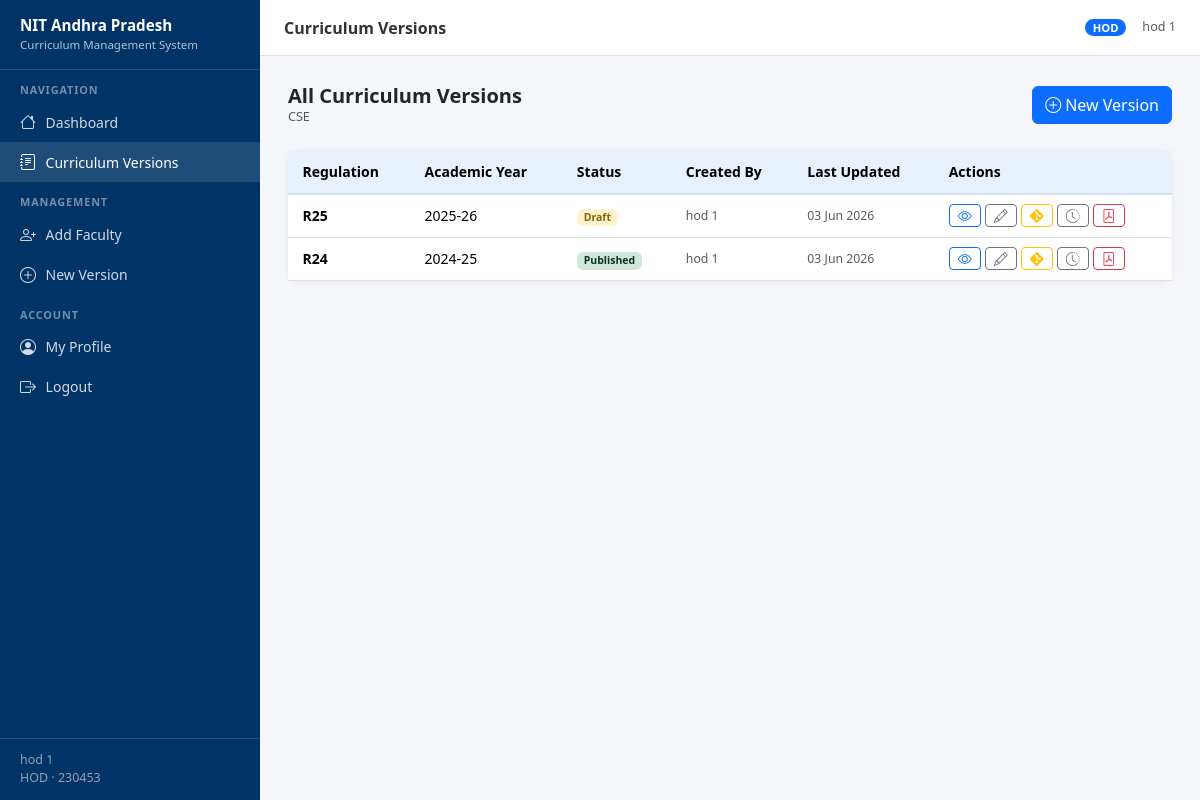
The app's page /curriculum/ (signed in) with its own data.
### accounts/models.py (models this page shows, shortened)
class Profile(models.Model):
    ROLE_ADMIN = 'ADMIN'
    ROLE_HOD = 'HOD'
    ROLE_FACULTY = 'FACULTY'
    ROLE_CHOICES = [
        (ROLE_ADMIN, 'Admin'),
        (ROLE_HOD, 'HOD'),
        (ROLE_FACULTY, 'Faculty'),
    ]
    user = models.OneToOneField(User, on_delete=models.CASCADE, related_name='profile')
    role = models.CharField(max_length=20, choices=ROLE_CHOICES)
    department = models.ForeignKey(
        Department,
        on_delete=models.SET_NULL,
        null=True,
        blank=True,
        related_name='profiles'
    )
    employee_id = models.CharField(max_length=50, blank=True)
    phone = models.CharField(max_length=20, blank=True)
    created_at = models.DateTimeField(auto_now_add=True)
    class Meta:
        ordering = ['user__last_name', 'user__first_name']
    @property
    def is_admin(self):
        return self.role == self.ROLE_ADMIN
    @property
    def is_hod(self):
        return self.role == self.ROLE_HOD
    @property
    def display_name(self):
        full = self.user.get_full_name()
        return full if full.strip() else self.user.username

class Department(models.Model):
    name = models.CharField(max_length=200)
    code = models.CharField(max_length=20, unique=True)
    degree = models.CharField(max_length=100, default='B.Tech')
    created_at = models.DateTimeField(auto_now_add=True)
    updated_at = models.DateTimeField(auto_now=True)
    class Meta:
        ordering = ['name']

### curriculum/models.py (models this page shows, shortened)
class CurriculumVersion(models.Model):
    STATUS_DRAFT = 'DRAFT'
    STATUS_PUBLISHED = 'PUBLISHED'
    STATUS_ARCHIVED = 'ARCHIVED'
    STATUS_CHOICES = [
        (STATUS_DRAFT, 'Draft'),
        (STATUS_PUBLISHED, 'Published'),
        (STATUS_ARCHIVED, 'Archived'),
    ]
    department = models.ForeignKey(Department, on_delete=models.CASCADE, related_name='curriculum_versions')
    regulation = models.CharField(max_length=20, help_text="e.g. R20, R24, R28")
    academic_year = models.CharField(max_length=20, help_text="e.g. 2024-25")
    status = models.CharField(max_length=20, choices=STATUS_CHOICES, default=STATUS_DRAFT)
    institute_name = models.CharField(max_length=300, default="National Institute of Technology Andhra Pradesh")
    institute_vision = models.TextField(blank=True)
    institute_mission = models.JSONField(default=list, help_text="List of mission statement strings")
    dept_vision = models.TextField(blank=True)
    dept_mission = models.JSONField(default=list, help_text="List of mission statement strings")
    ga_intro = models.TextField(
        blank=True,
        default="The Graduate Attributes are the knowledge skills and attitudes which the students have at "
                "the time of graduation. These attributes are generic and are common to all engineering programs. "
                "These Graduate Attributes are identified by National Board of Accreditation."
    )
    created_by = models.ForeignKey(User, on_delete=models.SET_NULL, null=True, related_name='created_versions')
    created_at = models.DateTimeField(auto_now_add=True)
    updated_at = models.DateTimeField(auto_now=True)
    class Meta:
        ordering = ['-created_at']
        unique_together = [('department', 'regulation')]
        verbose_name = 'Curriculum Version'

### curriculum/views.py (the view)
    @login_required
    def wrapper(request, *args, **kwargs):
        profile = get_profile(request)
        if not profile or not profile.department:
            return HttpResponseForbidden("No department assigned.")
        return view_func(request, *args, **kwargs)

### curriculum/views.py (called while the page is built)
def get_profile(request):
    try:
        return request.user.profile
    except Profile.DoesNotExist:
        return None

def dept_required(view_func):
    @login_required
    def wrapper(request, *args, **kwargs):
        profile = get_profile(request)
        if not profile or not profile.department:
            return HttpResponseForbidden("No department assigned.")
        return view_func(request, *args, **kwargs)
    return wrapper

@dept_required
def version_list(request):
    profile = get_profile(request)
    if profile.is_admin:
        versions = CurriculumVersion.objects.select_related('department').order_by('department', '-created_at')
    else:
        versions = CurriculumVersion.objects.filter(
            department=profile.department
        ).order_by('-created_at')
    return render(request, 'curriculum/version_list.html', {'versions': versions, 'profile': profile})

### templates/curriculum/version_list.html (shortened to what this page needs)
{% extends "base.html" %}
{% block page_title %}Curriculum Versions{% endblock %}
{% block nav_curriculum %}active{% endblock %}
{% block content %}
<div class="d-flex justify-content-between align-items-center mb-4">
  <div>
    <h5 class="mb-0 fw-semibold">All Curriculum Versions</h5>
    <div class="text-muted small">
      {% if profile.is_admin %}All departments{% else %}{{ profile.department.name }}{% endif %}
    </div>
  </div>
  {% if profile.is_hod or profile.is_admin %}
  <a href="{% url 'curriculum:version_create' %}" class="btn btn-primary">
    <i class="bi bi-plus-circle me-1"></i>New Version
  </a>
  {% endif %}
</div>
{% if profile.is_admin %}
  {% regroup versions by department as dept_versions %}
  {% for dept_group in dept_versions %}
  <div class="card table-card mb-4">
    <div class="card-header">
      <i class="bi bi-building me-2"></i>
      <strong>{{ dept_group.grouper.name }}</strong>
      <span class="badge bg-secondary ms-2">{{ dept_group.grouper.code }}</span>
    </div>
    <div class="card-body p-0">
      {% include "curriculum/_version_table.html" with versions=dept_group.list %}
    </div>
  </div>
  {% empty %}
  <div class="card"><div class="card-body text-center text-muted py-5">No curriculum versions found.</div></div>
  {% endfor %}
{% else %}
  <div class="card table-card">
    <div class="card-body p-0">
      {% include "curriculum/_version_table.html" with versions=versions %}
    </div>
  </div>
{% endif %}
{% endblock %}

### templates/base.html (shortened to what this page needs)
<!DOCTYPE html>
<html lang="en">
<head>
  <link href="https://cdn.jsdelivr.net/npm/bootstrap@5.3.3/dist/css/bootstrap.min.css" rel="stylesheet" />
  <link href="https://cdn.jsdelivr.net/npm/bootstrap-icons@1.11.3/font/bootstrap-icons.min.css" rel="stylesheet" />
</head>
<body>
<nav id="sidebar">
  <div class="brand">
    <div class="brand-title">NIT Andhra Pradesh</div>
    <div class="brand-sub">Curriculum Management System</div>
  </div>
  {% if user.is_authenticated %}
    {% with profile=user.profile %}
    <div class="nav-section-label">Navigation</div>
    <a href="{% url 'accounts:dashboard' %}" class="nav-link {% block nav_dashboard %}{% endblock %}">
      <i class="bi bi-house"></i> Dashboard
    </a>
    <a href="{% url 'curriculum:version_list' %}" class="nav-link {% block nav_curriculum %}{% endblock %}">
      <i class="bi bi-journal-text"></i> Curriculum Versions
    </a>
    {% if profile.is_admin or profile.is_hod %}
    <div class="nav-section-label">Management</div>
      {% if profile.is_hod %}
      <a href="{% url 'accounts:create_faculty' %}" class="nav-link">
        <i class="bi bi-person-plus"></i> Add Faculty
      </a>
      <a href="{% url 'curriculum:version_create' %}" class="nav-link">
        <i class="bi bi-plus-circle"></i> New Version
      </a>
      {% endif %}
    {% endif %}
    <div class="nav-section-label">Account</div>
    <a href="{% url 'accounts:edit_profile' %}" class="nav-link">
      <i class="bi bi-person-circle"></i> My Profile
    </a>
    <a href="{% url 'accounts:logout' %}" class="nav-link">
      <i class="bi bi-box-arrow-right"></i> Logout
    </a>
    <div class="sidebar-footer">
      <div>{{ profile.display_name }}</div>
      <div>{{ profile.get_role_display }}
        {% if profile.department %}· {{ profile.department.code }}{% endif %}
      </div>
    </div>
    {% endwith %}
  {% endif %}
</nav>
<div id="topbar">
  <span class="page-title">{% block page_title %}Dashboard{% endblock %}</span>
  {% if user.is_authenticated %}
    {% with profile=user.profile %}
    {% if profile.is_admin %}
      <span class="badge badge-role bg-danger">ADMIN</span>
    {% elif profile.is_hod %}
      <span class="badge badge-role bg-primary">HOD</span>
    {% else %}
      <span class="badge badge-role bg-secondary">FACULTY</span>
    {% endif %}
    <span class="text-muted small d-none d-sm-inline">{{ user.get_full_name|default:user.username }}</span>
    {% endwith %}
  {% endif %}
</div>
<div id="main-content">
  {% block content %}{% endblock %}
</div>
</body>
</html>

### templates/curriculum/_version_table.html (shortened to what this page needs)
{% load tz %}
<div class="table-responsive">
  <table class="table table-hover mb-0">
    <thead>
      <tr>
        <th>Regulation</th>
        <th>Academic Year</th>
        <th>Status</th>
        <th>Created By</th>
        <th>Last Updated</th>
        <th>Actions</th>
      </tr>
    </thead>
    <tbody>
      {% for v in versions %}
      <tr>
        <td><strong>{{ v.regulation }}</strong></td>
        <td>{{ v.academic_year }}</td>
        <td>
          <span class="badge badge-{{ v.status|lower }}">{{ v.get_status_display }}</span>
        </td>
        <td class="text-muted small">{{ v.created_by.get_full_name|default:v.created_by.username|default:"—" }}</td>
        <td class="text-muted small">{{ v.updated_at|date:"d M Y" }}</td>
        <td>
          <div class="d-flex gap-1 flex-wrap">
            <a href="{% url 'curriculum:version_detail' v.pk %}"
               class="btn btn-sm btn-outline-primary py-0 px-2" title="View">
              <i class="bi bi-eye"></i>
            </a>
            {% if request.user.profile.is_hod or request.user.profile.is_admin %}
            <a href="{% url 'curriculum:version_edit' v.pk %}"
               class="btn btn-sm btn-outline-secondary py-0 px-2" title="Edit">
              <i class="bi bi-pencil"></i>
            </a>
            <a href="{% url 'curriculum:change_requests' v.pk %}"
               class="btn btn-sm btn-outline-warning py-0 px-2" title="Change Requests">
              <i class="bi bi-git"></i>
            </a>
            <a href="{% url 'curriculum:audit_log' v.pk %}"
               class="btn btn-sm btn-outline-secondary py-0 px-2" title="Audit Log">
              <i class="bi bi-clock-history"></i>
            </a>
            <a href="{% url 'pdf_generator:pdf_preview' v.pk %}"
               class="btn btn-sm btn-outline-danger py-0 px-2" title="PDF">
              <i class="bi bi-file-pdf"></i>
            </a>
            {% endif %}
          </div>
        </td>
      </tr>
      {% endfor %}
    </tbody>
  </table>
</div>

### templates/base.html (style rules this page uses)
:root { --sidebar-width: 260px; --topbar-height: 56px; --primary: #003366; --primary-light: #e8f0fb; --accent: #c8102e; --text-muted-custom: #6c757d; }
body { background: #f4f6f9; font-family: 'Segoe UI', sans-serif; font-size: 0.9rem; }
#sidebar { position: fixed; top: 0; left: 0; width: var(--sidebar-width); height: 100vh; background: var(--primary); display: flex; flex-direction: column; z-index: 1040; transition: transform 0.3s ease; overflow-y: auto; }
#sidebar .brand { padding: 1rem 1.25rem; border-bottom: 1px solid rgba(255,255,255,0.15); color: #fff; }
#sidebar .brand-title { font-size: 0.95rem; font-weight: 700; line-height: 1.3; }
#sidebar .brand-sub { font-size: 0.72rem; opacity: 0.7; }
#sidebar .nav-section-label { padding: 0.75rem 1.25rem 0.25rem; font-size: 0.68rem; font-weight: 700; text-transform: uppercase; letter-spacing: 0.08em; color: rgba(255,255,255,0.45); }
#sidebar .nav-link { padding: 0.5rem 1.25rem; color: rgba(255,255,255,0.82); border-radius: 0; display: flex; align-items: center; gap: 0.6rem; font-size: 0.875rem; transition: background 0.15s; }
#sidebar .nav-link:hover, #sidebar .nav-link.active { background: rgba(255,255,255,0.12); color: #fff; }
#sidebar .nav-link .bi { font-size: 1rem; flex-shrink: 0; }
#sidebar .sidebar-footer { margin-top: auto; padding: 0.75rem 1.25rem; border-top: 1px solid rgba(255,255,255,0.15); font-size: 0.78rem; color: rgba(255,255,255,0.55); }
#topbar { position: fixed; top: 0; left: var(--sidebar-width); right: 0; height: var(--topbar-height); background: #fff; border-bottom: 1px solid #e0e0e0; display: flex; align-items: center; padding: 0 1.5rem; z-index: 1030; gap: 1rem; }
#topbar .page-title { font-weight: 600; font-size: 1rem; color: #333; flex: 1; }
#topbar .badge-role { font-size: 0.7rem; padding: 0.3em 0.7em; border-radius: 20px; }
#main-content { margin-left: var(--sidebar-width); margin-top: var(--topbar-height); padding: 1.75rem; min-height: calc(100vh - var(--topbar-height)); }
.card { border: none; border-radius: 10px; box-shadow: 0 1px 6px rgba(0,0,0,0.07); }
.table-card .table { margin: 0; font-size: 0.875rem; }
.table-card .table thead th { background: var(--primary-light); font-weight: 600; border-bottom: 2px solid #d0dff5; padding: 0.65rem 0.9rem; }
.table-card .table tbody td { padding: 0.6rem 0.9rem; vertical-align: middle; }
.badge-draft { background: #fff3cd; color: #856404; }
.badge-published { background: #d1e7dd; color: #0a3622; }

### records on screen
Profile: display_name "hod 1", role "HOD", department.code "230453", department.name "CSE"
CurriculumVersion: regulation "R25", academic_year "2025-26", status "Draft", created_by.get_full_name "hod 1", updated_at "03 Jun 2026"
CurriculumVersion: regulation "R24", academic_year "2024-25", status "Published", created_by.get_full_name "hod 1", updated_at "03 Jun 2026"

### other values on screen
{{ user.get_full_name|default:user.username }} "hod 1"
